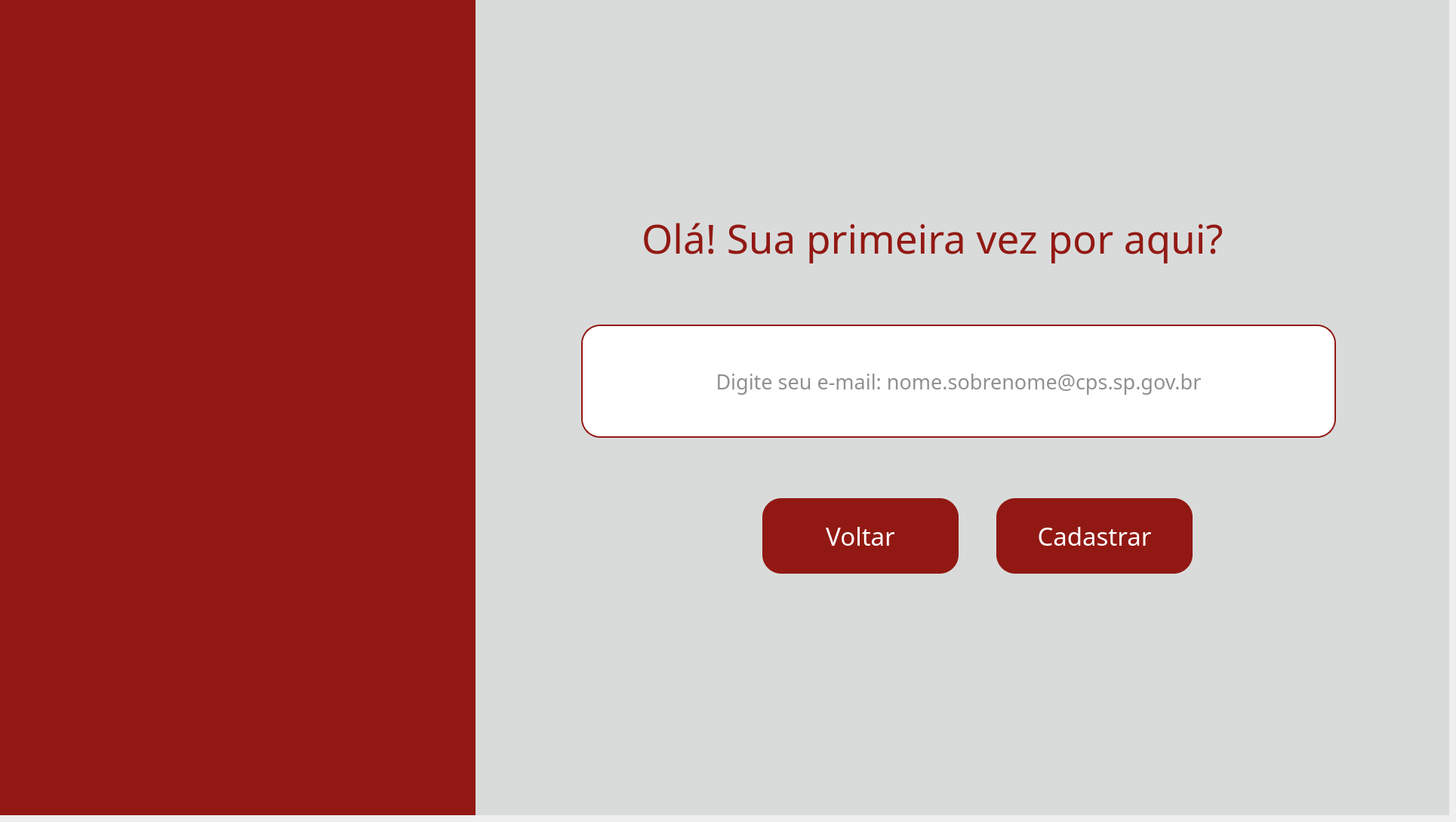
    <widget class="QWidget" name="pg_cadastroprof">
     <widget class="QWidget" name="fundo_cadastroprof" native="true">
      <property name="geometry">
       <rect>
        <x>0</x>
        <y>0</y>
        <width>1920</width>
        <height>1080</height>
       </rect>
      </property>
      <property name="styleSheet">
       <string notr="true">background-color: #d9dbdb</string>
      </property>
      <widget class="QWidget" name="barra_cadastroprof" native="true">
       <property name="geometry">
        <rect>
         <x>0</x>
         <y>0</y>
         <width>630</width>
         <height>1080</height>
        </rect>
       </property>
       <property name="styleSheet">
        <string notr="true">background-color: #921913;</string>
       </property>
       <widget class="QLabel" name="img_fundo_cadastroprof">
        <property name="geometry">
         <rect>
          <x>-60</x>
          <y>-60</y>
          <width>731</width>
          <height>1200</height>
         </rect>
        </property>
        <property name="text">
         <string/>
        </property>
        <property name="pixmap">
         <pixmap>../images/fundoetec.png</pixmap>
        </property>
        <property name="scaledContents">
         <bool>true</bool>
        </property>
       </widget>
      </widget>
      <widget class="QLabel" name="lbl_olaprof_loginprof_2">
       <property name="geometry">
        <rect>
         <x>850</x>
         <y>280</y>
         <width>821</width>
         <height>71</height>
        </rect>
       </property>
       <property name="font">
        <font>
         <family>Arbutus Slab</family>
         <pointsize>40</pointsize>
        </font>
       </property>
       <property name="styleSheet">
        <string notr="true">color: #921913;</string>
       </property>
       <property name="text">
        <string>Olá! Sua primeira vez por aqui?</string>
       </property>
      </widget>
      <widget class="QPushButton" name="btn_voltarperfil3_2">
       <property name="geometry">
        <rect>
         <x>1010</x>
         <y>660</y>
         <width>260</width>
         <height>100</height>
        </rect>
       </property>
       <property name="font">
        <font>
         <family>Arbutus Slab</family>
         <pointsize>25</pointsize>
        </font>
       </property>
       <property name="styleSheet">
        <string notr="true">QPushButton{
    background-color: #921913;
    border: none;
    border-radius: 25px;
    color: white;
}

QPushButton:hover{
    background-color: #7a1410;
}

QPushButton:pressed{
    background-color: #5a0f0c;
}</string>
       </property>
       <property name="text">
        <string>Voltar</string>
       </property>
      </widget>
      <widget class="QLineEdit" name="input_loginprof_2">
       <property name="geometry">
        <rect>
         <x>770</x>
         <y>430</y>
         <width>1000</width>
         <height>150</height>
        </rect>
       </property>
       <property name="font">
        <font>
         <family>Arbutus Slab</family>
         <pointsize>20</pointsize>
        </font>
       </property>
       <property name="styleSheet">
        <string notr="true">background-color: white;
border: 2px solid #921913;
border-radius: 25px;
color: #222222;
padding: 0 18px</string>
       </property>
       <property name="inputMethodHints">
        <set>Qt::InputMethodHint::ImhNone</set>
       </property>
       <property name="text">
        <string/>
       </property>
       <property name="echoMode">
        <enum>QLineEdit::EchoMode::Normal</enum>
       </property>
       <property name="alignment">
        <set>Qt::AlignmentFlag::AlignCenter</set>
       </property>
       <property name="placeholderText">
        <string>Digite seu e-mail: nome.sobrenome@cps.sp.gov.br</string>
       </property>
      </widget>
      <widget class="QPushButton" name="btn_entrarprof_2">
       <property name="geometry">
        <rect>
         <x>1320</x>
         <y>660</y>
         <width>260</width>
         <height>100</height>
        </rect>
       </property>
       <property name="font">
        <font>
         <family>Arbutus Slab</family>
         <pointsize>25</pointsize>
        </font>
       </property>
       <property name="styleSheet">
        <string notr="true">QPushButton{
    background-color: #921913;
    border: none;
    border-radius: 25px;
    color: white;
}

QPushButton:hover{
    background-color: #7a1410;
}

QPushButton:pressed{
    background-color: #5a0f0c;
}</string>
       </property>
       <property name="text">
        <string>Cadastrar</string>
       </property>
      </widget>
      <widget class="QLabel" name="lbl_logo_cps_cadastroprof">
       <property name="geometry">
        <rect>
         <x>1550</x>
         <y>940</y>
         <width>111</width>
         <height>71</height>
        </rect>
       </property>
       <property name="text">
        <string/>
       </property>
       <property name="pixmap">
        <pixmap>../images/logocps.png</pixmap>
       </property>
       <property name="scaledContents">
        <bool>true</bool>
       </property>
      </widget>
      <widget class="QLabel" name="lbl_logo_etec_cadastroprof">
       <property name="geometry">
        <rect>
         <x>1690</x>
         <y>950</y>
         <width>151</width>
         <height>91</height>
        </rect>
       </property>
       <property name="text">
        <string/>
       </property>
       <property name="pixmap">
        <pixmap>../images/logoetec.png</pixmap>
       </property>
       <property name="scaledContents">
        <bool>true</bool>
       </property>
      </widget>
     </widget>
    </widget>
